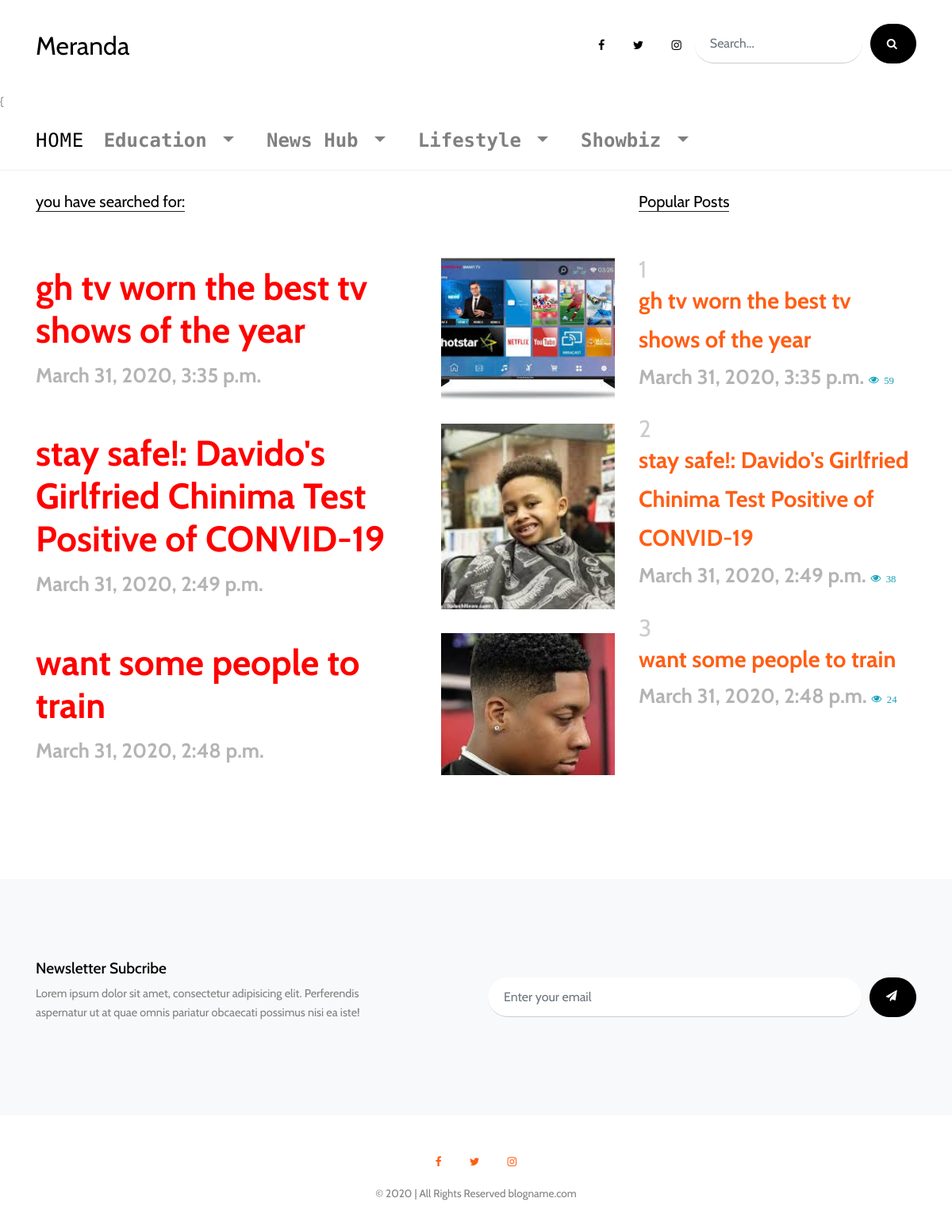
Before: /search_article with the older database file.
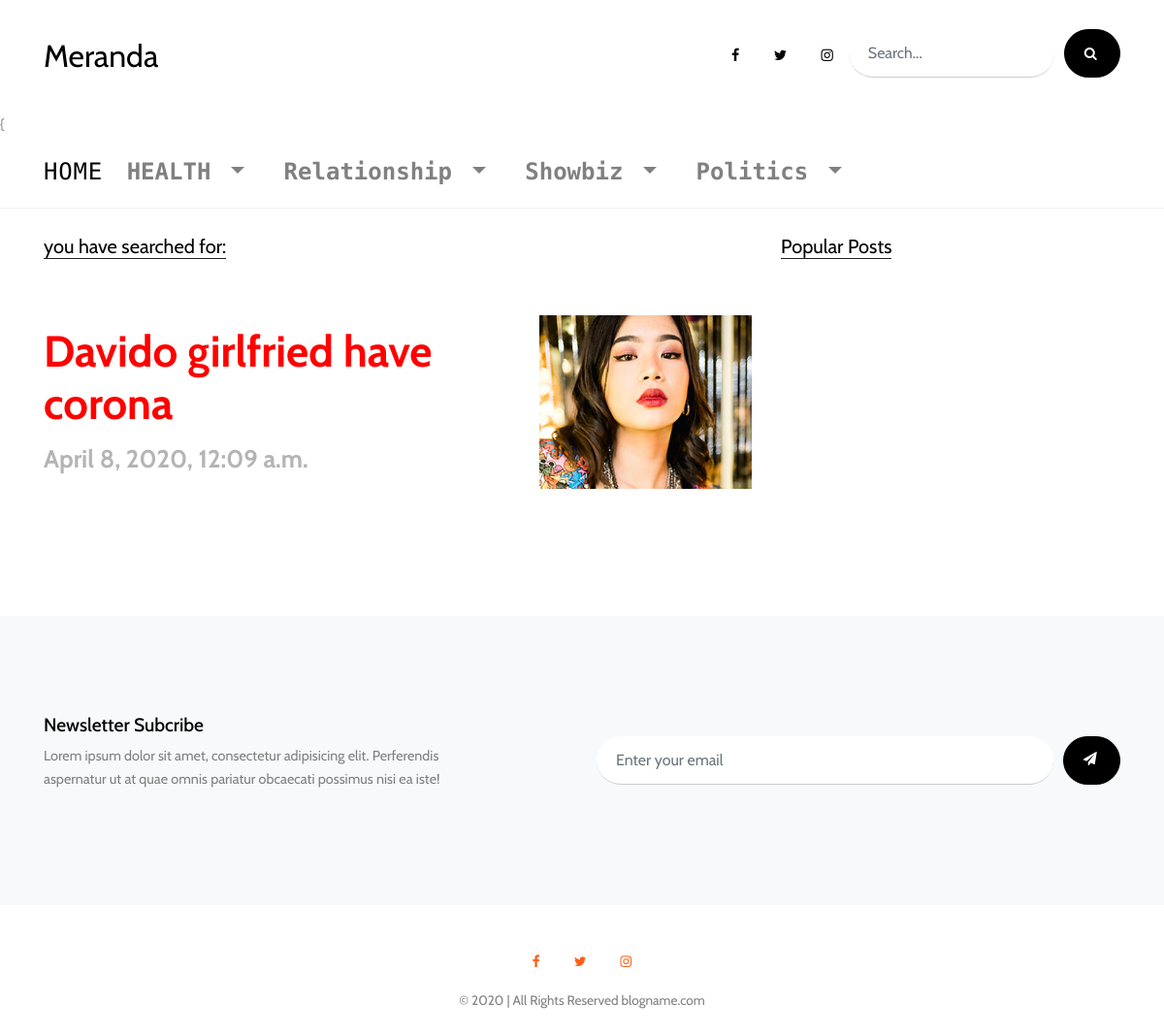
After: the same page with the newer database file.
### blogsite/models.py (models this page shows, shortened)
class BaseModel(models.Model):
    date_add = models.DateTimeField(auto_now_add=True)
    date_updated = models.DateTimeField(auto_now=True)
    class Meta:
        abstract =True

class Category(BaseModel):
    name = models.CharField(max_length=200,unique=True)
    def __str__(self):
        return self.name

class Article(BaseModel):
    subcategory = models.ForeignKey(Subcategory,on_delete=models.CASCADE,related_name='articles')
    title = models.CharField(max_length=500)
    image = models.ImageField(upload_to='%d-%m-%Y/images',blank=True, null=True)
    story=RichTextField()
    active = models.BooleanField(default=True)
    created_by = models.ForeignKey(CustomUser,on_delete=models.DO_NOTHING)
    slug = models.SlugField()
    tags = TaggableManager()
    total_views = models.PositiveIntegerField(default=0)
    source =  models.URLField(help_text='source link',blank=True, null=True)
    def get_absolute_url(self):
        return reverse('blogsite:detail', args=[str(self.slug),str(self.id)])

### blogsite/views.py (the view)
# urls.py: path('search_article',views.search_article,name='search'),
def search_article(request):
    navbar_items = Category.objects.all()
    article = Article.objects.order_by('-date_updated')
    q = request.GET.get('q')
    if q:
        article =article.filter(Q(subcategory__name__icontains=q)|Q(title__icontains=q))
    context = {
        'navbar_items':navbar_items,
        'article':article,
        'popular_post':Article.objects.filter(total_views__gte=2).order_by('-total_views')
    }
    return render(request,'blog/search.html',context)

### templates/blog/search.html (shortened to what this page needs)
{% extends "base.html" %}
{% load static %}
{% load bootstrap_pagination %}
{% block body %}
<body data-spy="scroll" data-target=".site-navbar-target" data-offset="300">
    <div class="site-navbar py-2 js-sticky-header site-navbar-target d-none pl-0 d-lg-block" role="banner">
      <div class="container">
        <div class="d-flex align-items-center">
          <div class="mr-auto">
            <nav class="site-navigation position-relative text-right" role="navigation">
              <ul class="site-menu main-menu js-clone-nav mr-auto d-none pl-0 d-lg-block">
                <li>
                  <a style="font-size: x-large;" class="active" href="{% url 'blogsite:home' %}">
                    Home
                  </a>
                </li>
                {% for category  in navbar_items  %}
                <li class="nav-link text-left nav-item dropdown" is="dropdown">
                  <div  style="cursor: pointer;" class="dropdown-toggle" id="dropdownMenuButton" data-toggle="dropdown" aria-haspopup="true"
                    aria-expanded="false">
                    {{category.name}}
                  </div>
                </li>
                {% endfor %}
              </ul>
            </nav>
          </div>
        </div>
      </div>
    </div>
  </div>
    <div class="site-section">
      <div class="container">
        <div class="row">
          <div class="col-lg-8">
            <div class="section-title">
              <h2>you have searched for:  <h2 class="text-info ml-2"> {{request.GET.q}}</h2></h2>
            </div>
            {% for articles in article %}
            <div class="post-entry-2 d-flex">
              <div class="thumbnail order-md-2" style="background-image: url('{{articles.image.url}}')"></div>
              <div class="contents order-md-1 pl-0">
                <h2><a class="article"style="color:red; font-weight: 900; font-size: 3em;" href="{{articles.get_absolute_url}}">{{articles.title}}</a></h2>
                <div class="post-meta">
                  <span class="date-read"style="font-weight: 900; font-size: 2em">{{articles.date_updated}}</span>
                </div>
              </div>
            </div>
            {% empty %}
            <h2 class="text-danger"> no search result found</h2>
            {% endfor %}
          </div>
          <div class="col-lg-4">
            <div class="section-title">
              <h2>Popular Posts</h2>
            </div>
            {% for popular_posts in popular_post %}
            <div class="trend-entry ">
              <div class="number align-self-start">{{forloop.counter}}</div>
              <div class="trend-contents">
                <a class="post" style="font-weight: 900; font-size: 2em" href="{{popular_posts.get_absolute_url}}">{{popular_posts.title}}</a>
                <div class="post-meta">
                  <span class="date-read" style="font-weight: 900; font-size: 2em">{{popular_posts.date_updated}} </span>
                  <span class="icon-eye text-info"> {{popular_posts.total_views}}</span>
                </div>
              </div>
            </div>
            {% endfor %}
          </div>
        </div>
      </div>
    </div>
    <div class="site-section subscribe bg-light">
      <div class="container">
        <form action="#" class="row align-items-center">
          <div class="col-md-5 mr-auto">
            <h2>Newsletter Subcribe</h2>
            <p>Lorem ipsum dolor sit amet, consectetur adipisicing elit. Perferendis aspernatur ut at quae omnis pariatur obcaecati possimus nisi ea iste!</p>
          </div>
          <div class="col-md-6 ml-auto">
            <div class="d-flex">
              <input type="email" class="form-control" placeholder="Enter your email">
              <button type="submit" class="btn btn-secondary" ><span class="icon-paper-plane"></span></button>
            </div>
          </div>
        </form>
      </div>
    </div>
  </div>
{% endblock body %}

Changed rows visible on the page:
removed Category: name "Education"
removed Category: name "News Hub"
removed Category: name "Lifestyle"
removed Article: image (picture), title "gh tv worn the best tv shows of the year", date_updated "March 31, 2020, 3:35 p.m.", total_views "59"
no longer on one of the page's lists (row edited): Article: title "stay safe!: Davido's Girlfried Chinima Test Positive of CONVID-19", date_updated "March 31, 2020, 2:49 p.m.", total_views "38"
removed Article: image (picture), title "want some people to train", date_updated "March 31, 2020, 2:48 p.m.", total_views "24"
added Category: name "HEALTH"
added Category: name "Relationship"
added Category: name "Politics"
changed Article: image: a different picture; title "stay safe!: Davido's Girlfried Chinima Test Positive of CONVID-19" → "Davido girlfried have corona"; date_updated "March 31, 2020, 2:49 p.m." → "April 8, 2020, 12:09 a.m."
